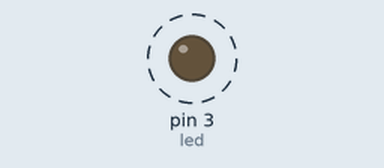
Recording of a sketch running on a simulated Arduino Uno, built with avr-gcc and run on an emulated ATmega328P. Shown: output pins drawn as LEDs (lit = HIGH). Dashed ring = blinking.

Above: at 0.5 s.
Timing chart, 0 to 4.6 s (numbered marks = the images above):
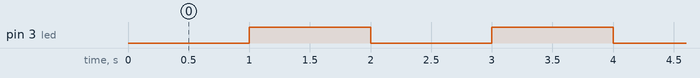

The sketch:

Millis_Kullanimi.ino
```cpp
const int led = 3;
unsigned long SimdikiZaman =0;
unsigned long OncekiZaman =0;
int aralik = 1000 ;
bool durum;
void setup() {
  Serial.begin(9600);
  pinMode(led, OUTPUT);
  // put your setup code here, to run once:

}

void loop() {
  SimdikiZaman = millis();
  if(SimdikiZaman - OncekiZaman >= aralik){
    OncekiZaman = SimdikiZaman;
    if(durum ==  HIGH){
      durum = LOW;
    }
    else if(durum == LOW){
      durum = HIGH;
    }
    digitalWrite(led, durum);

  }

}
```

Measured:
- by itself, pin 3 (led): alternates HIGH for 1.0 s and LOW for 1.0 s
